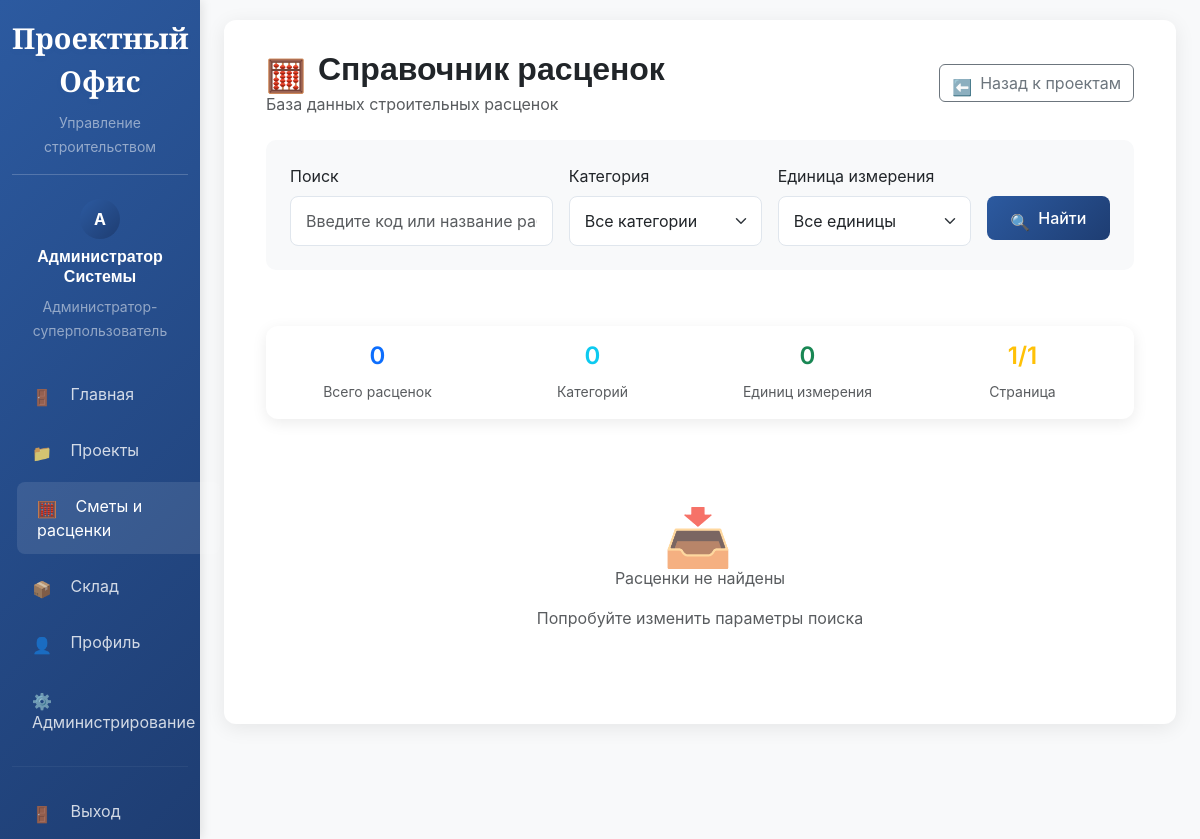
Screenshot of /projects/estimates/rates/ (signed in) with the database file from the repository.
### accounts/models.py (models this page shows, shortened)
class User(AbstractUser):
    class Role(models.TextChoices):
        ADMIN = 'admin', _('Администратор-суперпользователь')
        CHIEF_ENGINEER = 'chief_engineer', _('Главный инженер')
        FOREMAN = 'foreman', _('Прораб')
        WAREHOUSE_KEEPER = 'warehouse_keeper', _('Кладовщик')
        SUPPLIER = 'supplier', _('Снабженец')
        ECONOMIST = 'economist', _('Экономист/Начальник коммерческого отдела')
        CONTRACTOR = 'contractor', _('Подрядчик')
    email = models.EmailField(_('Email адрес'), unique=True, blank=True, null=True)
    role = models.CharField(
        _('Роль'),
        max_length=20,
        choices=Role.choices,
        default=Role.CONTRACTOR
    )
    phone = models.CharField(_('Телефон'), max_length=20, blank=True)
    is_active_session = models.BooleanField(_('Активная сессия'), default=False)
    device_fingerprint = models.CharField(
        _('Отпечаток устройства'),
        max_length=128,
        blank=True,
        help_text=_('Уникальный идентификатор устройства пользователя')
    )
    last_login_ip = models.GenericIPAddressField(_('Последний IP'), blank=True, null=True)
    failed_login_attempts = models.PositiveIntegerField(_('Неудачные попытки входа'), default=0)
    locked_until = models.DateTimeField(_('Заблокирован до'), blank=True, null=True)
    created_at = models.DateTimeField(_('Дата создания'), auto_now_add=True)
    updated_at = models.DateTimeField(_('Дата обновления'), auto_now=True)
    objects = UserManager()
    USERNAME_FIELD = 'email'
    REQUIRED_FIELDS = ['first_name', 'last_name']
    class Meta:
        verbose_name = _('Пользователь')
        verbose_name_plural = _('Пользователи')
        db_table = 'users'
    def get_full_name(self):
        full_name = f"{self.first_name} {self.last_name}".strip()
        if full_name:
            return full_name
        elif self.email:
            return self.email
        else:
            return f"User {self.id}"
    def is_admin_role(self):
        return self.role == self.Role.ADMIN or self.is_superuser
    def can_manage_warehouse(self):
        return self.is_admin_role() or self.is_chief_engineer_role() or self.is_warehouse_keeper_role() or self.is_supplier_role()
    def can_view_projects(self):
        return self.is_admin_role() or self.is_chief_engineer_role() or self.is_foreman_role() or self.is_contractor_role()
    def can_view_estimates(self):
        return self.is_admin_role() or self.is_chief_engineer_role() or self.is_foreman_role()

### projects/estimate_views.py (the view)
# urls.py: path('estimates/rates/', estimate_views.estimate_rates_list, name='estimate_rates_list'),
@login_required
def estimate_rates_list(request):
    search_form = EstimateSearchForm(request.GET)
    rates = EstimateRate.objects.filter(is_active=True).select_related('category', 'unit')
    if search_form.is_valid():
        search_query = search_form.cleaned_data.get('search_query')
        category = search_form.cleaned_data.get('category')
        unit = search_form.cleaned_data.get('unit')
        price_min = search_form.cleaned_data.get('price_min')
        price_max = search_form.cleaned_data.get('price_max')
        if search_query:
            rates = rates.filter(
                Q(code__icontains=search_query) |
                Q(name__icontains=search_query) |
                Q(description__icontains=search_query)
            )
        if category:
            rates = rates.filter(category=category)
        if unit:
            rates = rates.filter(unit=unit)
        if price_min:
            rates = rates.filter(base_price__gte=price_min)
        if price_max:
            rates = rates.filter(base_price__lte=price_max)
    paginator = Paginator(rates, 20)
    page_number = request.GET.get('page')
    rates = paginator.get_page(page_number)
    context = {
        'rates': rates,
        'search_form': search_form,
        'categories': EstimateCategory.objects.filter(is_active=True),
        'units': EstimateUnit.objects.filter(is_active=True),
    }
    return render(request, 'projects/estimate_rates_list.html', context)

### templates/projects/estimate_rates_list.html (shortened to what this page needs)
{% extends 'base.html' %}
{% load static %}
{% block content %}
<div class="container-fluid">
    <div class="row mb-4">
        <div class="col-12">
            <div class="d-flex justify-content-between align-items-center">
                <div>
                    <h2 class="mb-1">
                        <i class="bi bi-calculator me-2"></i>Справочник расценок
                    </h2>
                    <p class="text-muted mb-0">База данных строительных расценок</p>
                </div>
                <div>
                    <a href="{% url 'projects:dashboard' %}" class="btn btn-outline-secondary">
                        <i class="bi bi-arrow-left me-1"></i>Назад к проектам
                    </a>
                </div>
            </div>
        </div>
    </div>
    <div class="row mb-4">
        <div class="col-12">
            <div class="search-box">
                <form method="get" class="row g-3">
                    <div class="col-md-4">
                        <label for="id_search_query" class="form-label">Поиск</label>
                        <input type="text" class="form-control" id="id_search_query" name="search_query"
                               value="{{ search_form.search_query.value|default:'' }}"
                               placeholder="Введите код или название работы...">
                    </div>
                    <div class="col-md-3">
                        <label for="id_category" class="form-label">Категория</label>
                        <select class="form-select" id="id_category" name="category">
                            <option value="">Все категории</option>
                        </select>
                    </div>
                    <div class="col-md-3">
                        <label for="id_unit" class="form-label">Единица измерения</label>
                        <select class="form-select" id="id_unit" name="unit">
                            <option value="">Все единицы</option>
                        </select>
                    </div>
                    <div class="col-md-2">
                        <label class="form-label">&nbsp;</label>
                        <div class="d-grid">
                            <button type="submit" class="btn btn-primary">
                                <i class="bi bi-search me-1"></i>Найти
                            </button>
                        </div>
                    </div>
                </form>
            </div>
        </div>
    </div>
    <div class="row mb-4">
        <div class="col-12">
            <div class="card">
                <div class="card-body">
                    <div class="row text-center">
                        <div class="col-md-3">
                            <h4 class="text-primary">{{ rates.paginator.count }}</h4>
                            <small class="text-muted">Всего расценок</small>
                        </div>
                        <div class="col-md-3">
                            <h4 class="text-info">{{ categories.count }}</h4>
                            <small class="text-muted">Категорий</small>
                        </div>
                        <div class="col-md-3">
                            <h4 class="text-success">{{ units.count }}</h4>
                            <small class="text-muted">Единиц измерения</small>
                        </div>
                        <div class="col-md-3">
                            <h4 class="text-warning">{{ rates.number }}/{{ rates.paginator.num_pages }}</h4>
                            <small class="text-muted">Страница</small>
                        </div>
                    </div>
                </div>
            </div>
        </div>
    </div>
    <div class="row">
        <div class="col-12">
            {% for rate in rates %}
            <div class="rate-card" data-rate-id="{{ rate.id }}" data-rate-name="{{ rate.name }}" data-rate-code="{{ rate.code }}" data-rate-price="{{ rate.base_price }}" data-rate-unit="{{ rate.unit.short_name }}">
                <div class="row align-items-center">
                    <div class="col-md-1">
                        <span class="rate-code">{{ rate.code }}</span>
                    </div>
                    <div class="col-md-5">
                        <h6 class="mb-1">{{ rate.name }}</h6>
                        <p class="text-muted mb-1">{{ rate.description|truncatechars:100 }}</p>
                        <div class="d-flex gap-2">
                            <span class="badge category-badge bg-primary">{{ rate.category.name }}</span>
                            <span class="unit-badge">{{ rate.unit.short_name }}</span>
                        </div>
                    </div>
                    <div class="col-md-2 text-center">
                        <div class="mb-1">
                            <strong>{{ rate.labor_cost|floatformat:2 }} ₽</strong>
                        </div>
                        <small class="text-muted">Труд</small>
                    </div>
                    <div class="col-md-2 text-center">
                        <div class="mb-1">
                            <strong>{{ rate.material_cost|floatformat:2 }} ₽</strong>
                        </div>
                        <small class="text-muted">Материалы</small>
                    </div>
                    <div class="col-md-2 text-center">
                        <div class="price-highlight">{{ rate.base_price|floatformat:2 }} ₽</div>
                        <small class="text-muted">Базовая цена</small>
                    </div>
                </div>
                {% if rate.labor_hours > 0 %}
                <div class="row mt-2">
                    <div class="col-12">
                        <small class="text-muted">
                            <i class="bi bi-clock me-1"></i>Трудозатраты: {{ rate.labor_hours|floatformat:1 }} часов
                        </small>
                    </div>
                </div>
                {% endif %}
            </div>
            {% empty %}
            <div class="text-center text-muted py-5">
                <i class="bi bi-inbox display-4"></i>
                <p class="mt-2">Расценки не найдены</p>
                <p>Попробуйте изменить параметры поиска</p>
            </div>
            {% endfor %}
        </div>
    </div>
</div>
{% endblock %}

### templates/base.html (shortened to what this page needs)
{% load static %}
<!DOCTYPE html>
<html lang="ru">
<head>
    <link href="https://cdn.jsdelivr.net/npm/bootstrap@5.3.0/dist/css/bootstrap.min.css" rel="stylesheet">
    <link href="https://cdn.jsdelivr.net/npm/bootstrap-icons@1.11.3/font/bootstrap-icons.css" rel="stylesheet">
    <link href="https://cdnjs.cloudflare.com/ajax/libs/bootstrap-icons/1.11.3/bootstrap-icons.min.css" rel="stylesheet">
    <link href="{% static 'css/complete-icons.css' %}" rel="stylesheet">
</head>
<body>
    <div class="container-fluid">
        <div class="row">
            {% if user.is_authenticated %}
            <nav class="col-md-3 col-lg-2 d-md-block sidebar collapse" id="sidebarMenu">
                <div class="position-sticky pt-3">
                    <div class="text-center mb-4 pb-3 border-bottom" style="border-color: rgba(255,255,255,0.2) !important;">
                        <div class="brand-title text-white mb-2" style="color: white !important; -webkit-text-fill-color: white !important;">
                            Проектный Офис
                        </div>
                        <small class="text-white-50">Управление строительством</small>
                    </div>
                    <div class="text-center mb-4">
                        <div class="user-avatar mx-auto mb-2">
                            {{ user.first_name.0|default:user.email.0|upper }}
                        </div>
                        <h6 class="text-white">{{ user.get_full_name|default:user.email }}</h6>
                        <small class="text-white-50">{{ user.get_role_display }}</small>
                    </div>
                    <ul class="nav flex-column">
                        {% if user.is_superuser %}
                        <li class="nav-item">
                            <a class="nav-link {% if request.resolver_match.url_name == 'dashboard' %}active{% endif %}" href="{% url 'projects:dashboard' %}">
                                <i class="bi bi-house-door"></i>
                                Главная
                            </a>
                        </li>
                        {% endif %}
                        {% if user.can_view_projects %}
                        <li class="nav-item">
                            <a class="nav-link {% if request.resolver_match.url_name == 'list' %}active{% endif %}" href="{% url 'projects:list' %}">
                                <i class="bi bi-folder"></i>
                                Проекты
                            </a>
                        </li>
                        {% endif %}
                        {% if user.can_view_estimates %}
                        <li class="nav-item">
                            <a class="nav-link {% if 'estimate' in request.resolver_match.url_name %}active{% endif %}" href="{% url 'projects:estimate_rates_list' %}">
                                <i class="bi bi-calculator"></i>
                                Сметы и расценки
                            </a>
                        </li>
                        {% endif %}
                        {% if user.can_manage_warehouse %}
                        <li class="nav-item">
                            <a class="nav-link {% if 'warehouse' in request.resolver_match.url_name %}active{% endif %}" href="{% url 'warehouse:dashboard' %}">
                                <i class="bi bi-box-seam"></i>
                                Склад
                            </a>
                        </li>
                        {% endif %}
                        <li class="nav-item">
                            <a class="nav-link {% if request.resolver_match.url_name == 'profile' %}active{% endif %}" href="{% url 'accounts:profile' %}">
                                <i class="bi bi-person"></i>
                                Профиль
                            </a>
                        </li>
                        {% if user.is_admin_role %}
                        <li class="nav-item">
                            <a class="nav-link" href="{% url 'admin_panel:dashboard' %}">
                                <i class="bi bi-gear"></i>
                                Администрирование
                            </a>
                        </li>
                        {% endif %}
                    </ul>
                    <hr class="my-3" style="border-color: rgba(255,255,255,0.2);">
                    <ul class="nav flex-column">
                        <li class="nav-item">
                            <a class="nav-link" href="{% url 'accounts:logout' %}">
                                <i class="bi bi-box-arrow-right"></i>
                                Выход
                            </a>
                        </li>
                    </ul>
                </div>
            </nav>
            {% endif %}
            <main class="col-md-9 ms-sm-auto col-lg-10 px-md-4">
                <div class="main-content fade-in">
                    {% block content %}{% endblock %}
                </div>
            </main>
        </div>
    </div>
</body>
</html>

### rows the page displays
User: first_name.0 "А", get_full_name "Администратор Системы", role "Администратор-суперпользователь"

### other values shown
{{ rates.paginator.count }} "0"
{{ categories.count }} "0"
{{ units.count }} "0"
{{ rates.number }} "1"
{{ rates.paginator.num_pages }} "1"
